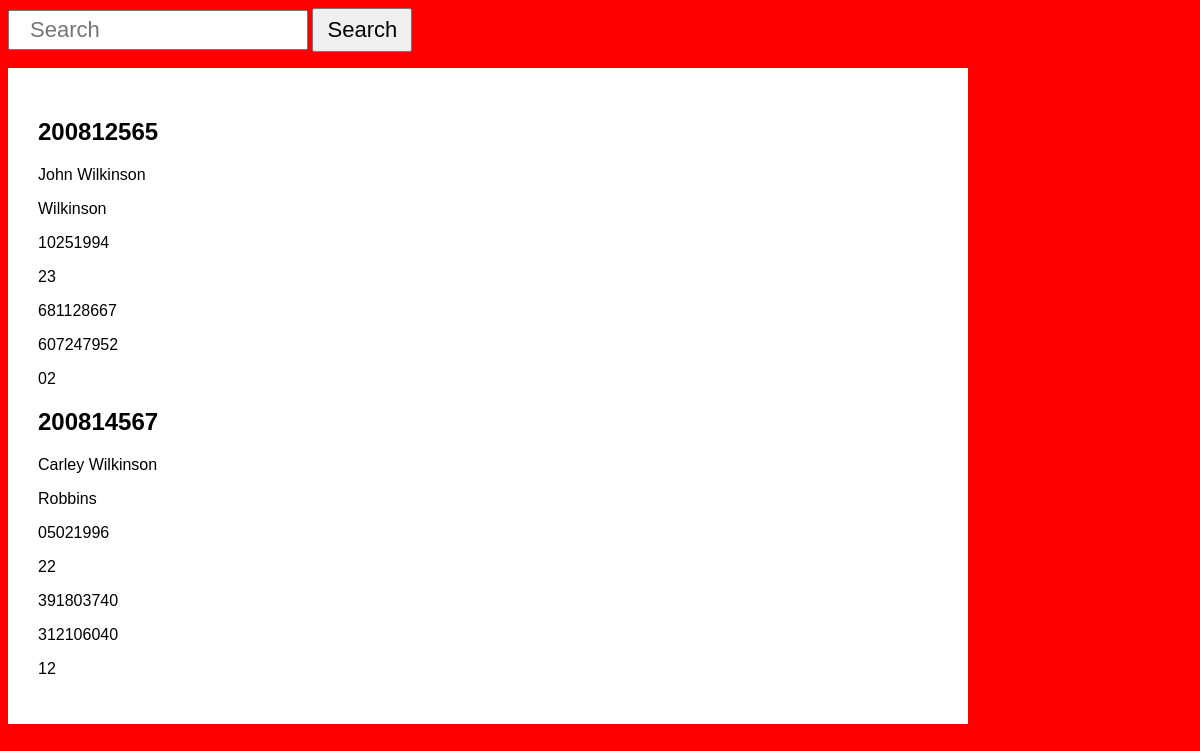
Screenshot of /search.php with the database file from the repository.
### tables this page shows
CREATE TABLE Clients (
    CLI_ORG_ID varchar(9) ,
    LAST_NAME varchar(15) ,
    FIRST_NAME varchar(15) ,
    MAID_NAME varchar(15),
    BIRTH_DATE varchar(8) ,
    AGE varchar(3) ,
    SS_NUMBER varchar(9) ,
    STATE_ID varchar(9) ,
    CLI_STATUS varchar(2) ,
    PRIMARY KEY (CLI_ORG_ID)
);

### search.php (the view, shortened to what this page needs)
<?php
    include("DBH.php");
?>
<head>
  <link rel="stylesheet" type="text/css" href="search.css">
</head>
<body>
<form action = "searchClients.php" method ="POST";>
    <input type = "text" name="search" placeholder="Search">
    <button type ="submit" name = "submit-search">Search</button>
</form>
<div class ="article-container">
    <?php
        $sql = "Select *";
        $sql .="From Clients";
        $result = mysqli_query($conn,$sql);
        $queryResults = mysqli_num_rows($result);
        if($queryResults > 0){
            while($row = mysqli_fetch_assoc($result)){
                echo "<div class ='article-box'>
                    <h2> ".$row['CLI_ORG_ID']." </h2>
                    <p> ".$row['FIRST_NAME']." ".$row['LAST_NAME']." </p>
                    <p> ".$row['MAID_NAME']." </p>
                    <p> ".$row['BIRTH_DATE']." </p>
                    <p> ".$row['AGE']." </p>
                    <p> ".$row['SS_NUMBER']." </p>
                    <p> ".$row['STATE_ID']." </p>
                    <p> ".$row['CLI_STATUS']." </p>
                </div>";
            }
        }
        ?>
</body>

### search.css (style rules this page uses)
body { background-color: red; font-family: Arial, Helvetica, sans-serif; }
.article-container { width:900px; background-color: white; padding: 30px; }
input { padding: 0px 20px; width: 300px; height: 40px; font-size: 22px; }
button { width: 100px; height: 44px; font-size: 22px; }

### rows the page displays
clients: CLI_ORG_ID "200812565", FIRST_NAME "John", LAST_NAME "Wilkinson", MAID_NAME "Wilkinson", BIRTH_DATE "10251994", AGE "23", SS_NUMBER "681128667", STATE_ID "607247952", CLI_STATUS "02"
clients: CLI_ORG_ID "200814567", FIRST_NAME "Carley", LAST_NAME "Wilkinson", MAID_NAME "Robbins", BIRTH_DATE "05021996", AGE "22", SS_NUMBER "391803740", STATE_ID "312106040", CLI_STATUS "12"
